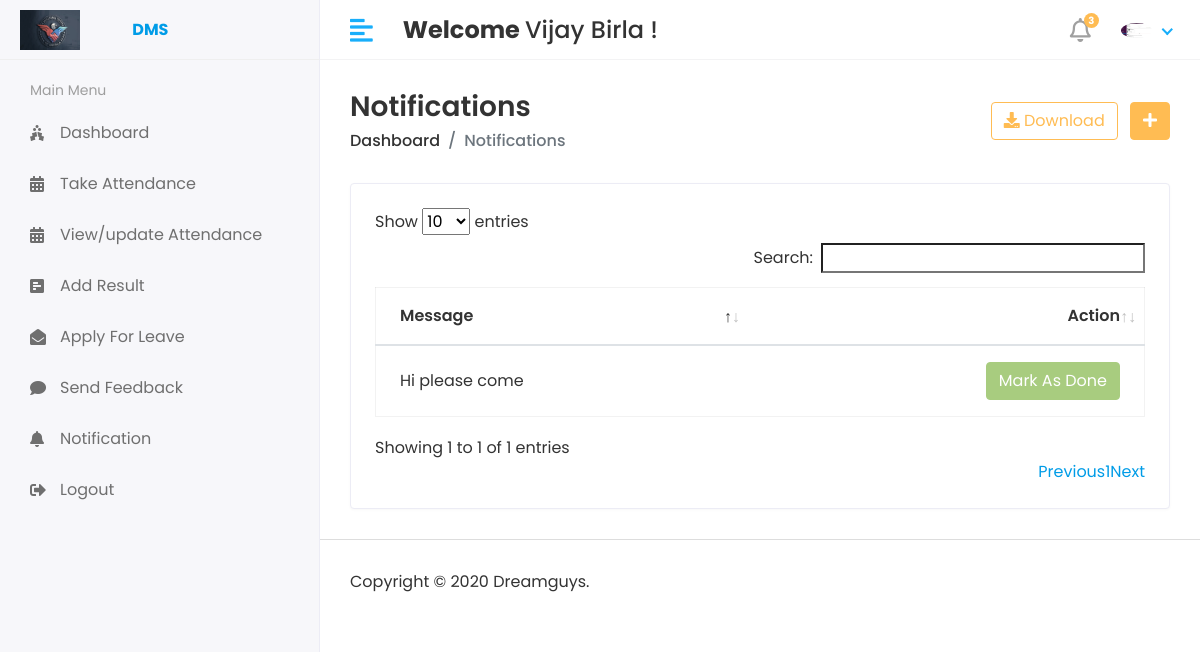
/Staff/Notifications (signed in), run on the app's committed database.
### app/models.py (models this page shows, shortened)
class CustomUser(AbstractUser):
    USER = (
        (1,'HOD'),
        (2,'STAFF'),
        (3,'STUDENT'),
    )
    user_type = models.CharField(choices=USER,max_length=50,default=1)
    profile_pic  = models.ImageField(upload_to='media/profile_pic')

class Staff_Notification(models.Model):
    staff_id  = models.ForeignKey(Staff,on_delete = models.CASCADE)
    message = models.TextField()
    created_at  = models.DateTimeField(auto_now_add=True)
    status = models.IntegerField(null=True,default=0)

### app/Staff_Views.py (the view)
# urls.py: path('Staff/Notifications',Staff_Views.NOTIFICATIONS,name='notifications'),
def NOTIFICATIONS(request):
    staff = Staff.objects.get(admin = request.user.id)
    notification  = Staff_Notification.objects.filter(staff_id = staff)
    context = {
      'notification' : notification,
    }
    return render(request,'Staff/notification.html',context)

### templates/Staff/notification.html (shortened to what this page needs)
{% extends 'base.html' %}
{% block content %}
<div class="content container-fluid">
    <div class="page-header">
       <div class="row align-items-center">
          <div class="col">
             <h3 class="page-title">Notifications</h3>
             <ul class="breadcrumb">
                <li class="breadcrumb-item"><a href="index.html">Dashboard</a></li>
                <li class="breadcrumb-item active">Notifications</li>
             </ul>
          </div>
          <div class="col-auto text-right float-right ml-auto">
             <a href="#" class="btn btn-outline-primary mr-2"><i class="fas fa-download"></i> Download</a>
             <a href="#" class="btn btn-primary"><i class="fas fa-plus"></i></a>
          </div>
       </div>
    </div>
    <div class="row">
       <div class="col-sm-12">
          <div class="card card-table">
             <div class="card-body">
                <div class="table-responsive">
                   <table class="table table-hover table-center mb-0 datatable" id="table_id">
                      <thead>
                         <tr>
                            <th>Message</th>
                            <th class="text-right">Action</th>
                         </tr>
                      </thead>
                      <tbody>
                        {% for i in notification %}
                         <tr>
                            <td>{{ i.message }}</td>
                            <td class="text-right">
                               <div class="actions">
                                 {% if i.status == 0 %}
                                 <a href="{% url 'staff_notification_mark_as_done' i.id %}" class="btn btn-danger">Mark As Done</a>
                                {% else %}
                                <button class="btn btn-success" disabled>Mark As Done</button>
                                {% endif %}
                               </div>
                            </td>
                         </tr>
                         {% endfor %}
                      </tbody>
                   </table>
                </div>
             </div>
          </div>
       </div>
    </div>
 </div>
{% endblock  %}

### templates/includes/header.html (shortened to what this page needs)
{% load static %}
<div class="header">
    <div class="header-left">
       <a href="#" class="logo">
       <img src="{% static 'assets/img/logo3.jpg' %}" alt="Logo">  <b class="ml-5">DMS</b>
       </a>
    </div>
    <a href="javascript:void(0);" id="toggle_btn">
    <i class="fas fa-align-left"></i>
    </a>
    <div class="top-nav-search mt-3">
     <h4><strong>Welcome </strong><span>{{user.first_name}} {{user.last_name}}  ! </span></h4>
    </div>
    <ul class="nav user-menu">
       <li class="nav-item dropdown noti-dropdown">
          <a href="#" class="dropdown-toggle nav-link" data-toggle="dropdown">
          <i class="far fa-bell"></i> <span class="badge badge-pill">3</span>
          </a>
       </li>
       <li class="nav-item dropdown has-arrow">
          <a href="#" class="dropdown-toggle nav-link" data-toggle="dropdown">
          <span class="user-img">
            {% if user.profile_pic %}
            <img class="rounded-circle" src="{{user.profile_pic.url}}" width="31" alt="Ryan Taylor"></span>
            {% else %}
            <img class="rounded-circle" src="{% static 'assets/img/noimg.jpg' %}" width="31" alt="No Imgage Available"></span>
            {% endif %}
          </a>
       </li>
    </ul>
 </div>

### static/assets/css/style.css (style rules this page uses)
html { height: 100%; }
body { background-color: #fff; color: #333; font-family: 'Poppins', sans-serif; font-size: 1rem; height: 100%; line-height: 1.5; overflow-x: hidden; }
h1, h2, h3, h4, h5, h6 { font-family: 'Poppins', sans-serif; margin-top: 0; }
a { color: #009ce7; }
input, button, a { transition: all 0.4s ease; -moz-transition: all 0.4s ease; -o-transition: all 0.4s ease; -ms-transition: all 0.4s ease; -webkit-transition: all 0.4s ease; }
input, input:focus, button, button:focus { outline: none; }
ul, ol { padding: 0px; list-style: none; }
.table { color: #333; max-width: 100%; margin-bottom: 0; width: 100%; }
.table.dataTable { border-collapse: collapse !important; border: 1px solid rgba(0, 0, 0, 0.05); }
.table thead tr th { font-weight: 600; }
.table tbody tr { border-bottom: 1px solid rgba(0, 0, 0, 0.05); }
.table.table-center td, .table.table-center th { vertical-align: middle; }
.card-table .card-body .table > thead > tr > th { border-top: 0; }
.card-table .card-body .table tr td:first-child, .card-table .card-body .table tr th:first-child { padding-left: 1.5rem; }
.card-table .card-body .table tr td:last-child, .card-table .card-body .table tr th:last-child { padding-right: 1.5rem; }
.card-table .table td, .card-table .table th { border-top: 1px solid #e2e5e8; padding: 1rem 0.75rem; white-space: nowrap; }
.btn-primary { background-color: #FFBC53; border: 1px solid #FFBC53; }
.btn-success { background-color: #7bb13c; border: 1px solid #7bb13c }
.btn-success.disabled, .btn-success:disabled { background-color: #7bb13c; border-color: #7bb13c; color: #fff; }
.btn-outline-primary { color: #FFBC53; border-color: #FFBC53; }
.card { border: 1px solid #ececf5; box-shadow: 0 1px 3px 0 rgba(0, 0, 0, 0.03); margin-bottom: 1.875rem; }
.card-body { padding: 1.5rem; }
.header { background-color: #fff; border-bottom: 1px solid #f3f3f4; left: 0; position: fixed; right: 0; top: 0; z-index: 1001; height: 60px; }
.header .header-left { float: left; height: 60px; padding: 0 20px; position: relative; width: 320px; z-index: 1; transition: all 0.2s ease-in-out; background-color: #f7f7fa; border-bottom: 1px solid #efefef; border-right: 1px solid #ececf5; display: flex; align-items: center; }
.header .header-left .logo { display: inline-block; line-height: 60px; }
.header .header-left .logo img { max-height: 40px; width: auto; }
.header .dropdown-toggle:after { display: none; }
.header .has-arrow .dropdown-toggle:after { border-top: 0; border-left: 0; border-bottom: 2px solid #18aefa; border-right: 2px solid #18aefa; content: ''; height: 8px; display: inline-block; pointer-events: none; -webkit-transform-origin: 66% 66%; -ms-transform-origin: 66% 66%; transform-origin: 66% 66%; -webkit-transform: rotate(45deg); -ms-transform: rotate(45deg); transform: rotate(45deg); -webkit-transition: all 0.15s ease-in-out; transition: all 0.15s ease-in-out; width: 8px; vertical-align: 0px; }
.user-menu { float: right; margin: 0; position: relative; z-index: 99; padding-right: 15px; }
.user-menu.nav > li > a { color: #a0a0a0; font-size: 14px; line-height: 58px; padding: 0 15px; height: 60px; }
.user-img { margin-right: 3px; position: relative; }
.top-nav-search { float: left; margin-left: 15px; }
.page-wrapper > .content { padding: 1.875rem 1.875rem 0; }
.page-header { margin-bottom: 1.875rem; }
.page-header .breadcrumb { background-color: transparent; color: #6c757d; font-size: 1rem; font-weight: 500; margin-bottom: 0; padding: 0; }
.page-header .breadcrumb a { color: #333; }
.page-title { font-size: 28px; font-weight: 600; color: #333; margin-bottom: 5px; }
.user-menu.nav > li > a .badge { background-color: #FFBC53; display: block; font-size: 10px; font-weight: bold; height: 15px; width: 15px; position: absolute; right: 7px; top: 13px; color: #fff; padding: 3px; }
.user-menu.nav > li > a > i { font-size: 1.5rem; line-height: 60px; }
@media (min-width: 992px) { #toggle_btn { align-items: center; color: #18aefa; display: inline-flex; float: left; font-size: 26px; height: 60px; justify-content: center; margin-left: 15px; padding: 0 15px; } }

### data on the page
CustomUser: first_name "Vijay", last_name "Birla", profile_pic (picture)
Staff_Notification: message "Hi please come", status "Mark As Done"
